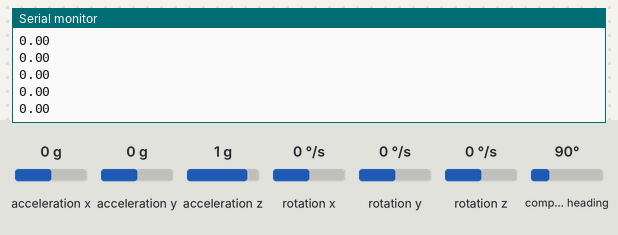
The sketch below on a simulated Arduino Uno, built with avr-gcc and run on an emulated ATmega328P. On the bench: the last lines printed to the serial monitor. Inputs (shaded band) come from the test bench; at power-on: compass heading 90°, acceleration x 0 g, acceleration y 0 g, acceleration z 1 g, rotation x 0 °/s, rotation y 0 °/s, rotation z 0 °/s.

Above: at 2.3 s.
2.4 s: compass heading set to 7°
At 2.48 s:
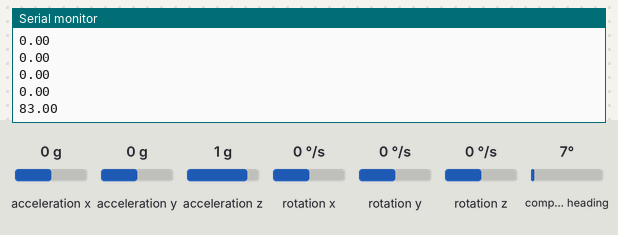
3.9 s: compass heading set to 180°
At 3.9 s:
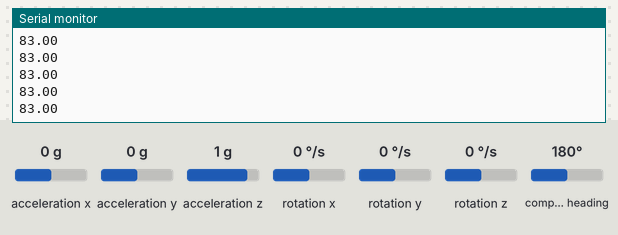
Timing chart, 0 to 6.9 s (numbered marks = the images above; inputs shaded):
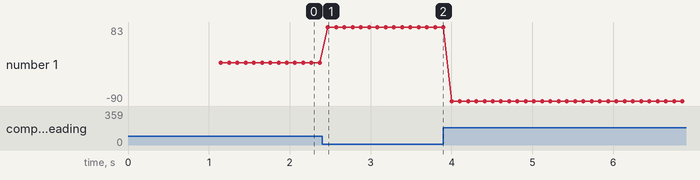

The sketch:

CompassTest.ino
```cpp
#include <Wire.h>
#include <LSM303.h>

LSM303 compass;


float headingOffset, adjHeading;

void setup() {
  Serial.begin(115200);
  Wire.begin();
  initCompass();

}

void loop() {


  getHeading();

  Serial.println(adjHeading);
  delay(100);
}

void initCompass () {
  compass.init();
  compass.enableDefault();

  /*
      Calibration values obtained from running calibration example.
  */
  compass.m_min = (LSM303::vector<int16_t>){-398, -374, -489};
  compass.m_max = (LSM303::vector<int16_t>){+240, +250, +0};

  float _heading = 0;
  for (int i = 0; i < 100; i++) {
    delay(10);
    compass.read();
    _heading = _heading + compass.heading();
  }
  headingOffset = _heading / 100;

}

void getHeading() {
  compass.read();
  adjHeading = compass.heading() - headingOffset;
  if (adjHeading < 0) adjHeading += 360;
  else if (adjHeading > 360) adjHeading -= 360;

  if (adjHeading < 180) adjHeading = -adjHeading;
  else if (adjHeading > 180) adjHeading = -(adjHeading - 360);
}
```

Measured:
- after the input at 2.4 s, the serial monitor: prints a new line after 0.07 s (image 1)
- plotted number 1: 0 → 83 after the input at 2.4 s, 83 → -90 after the input at 3.9 s
